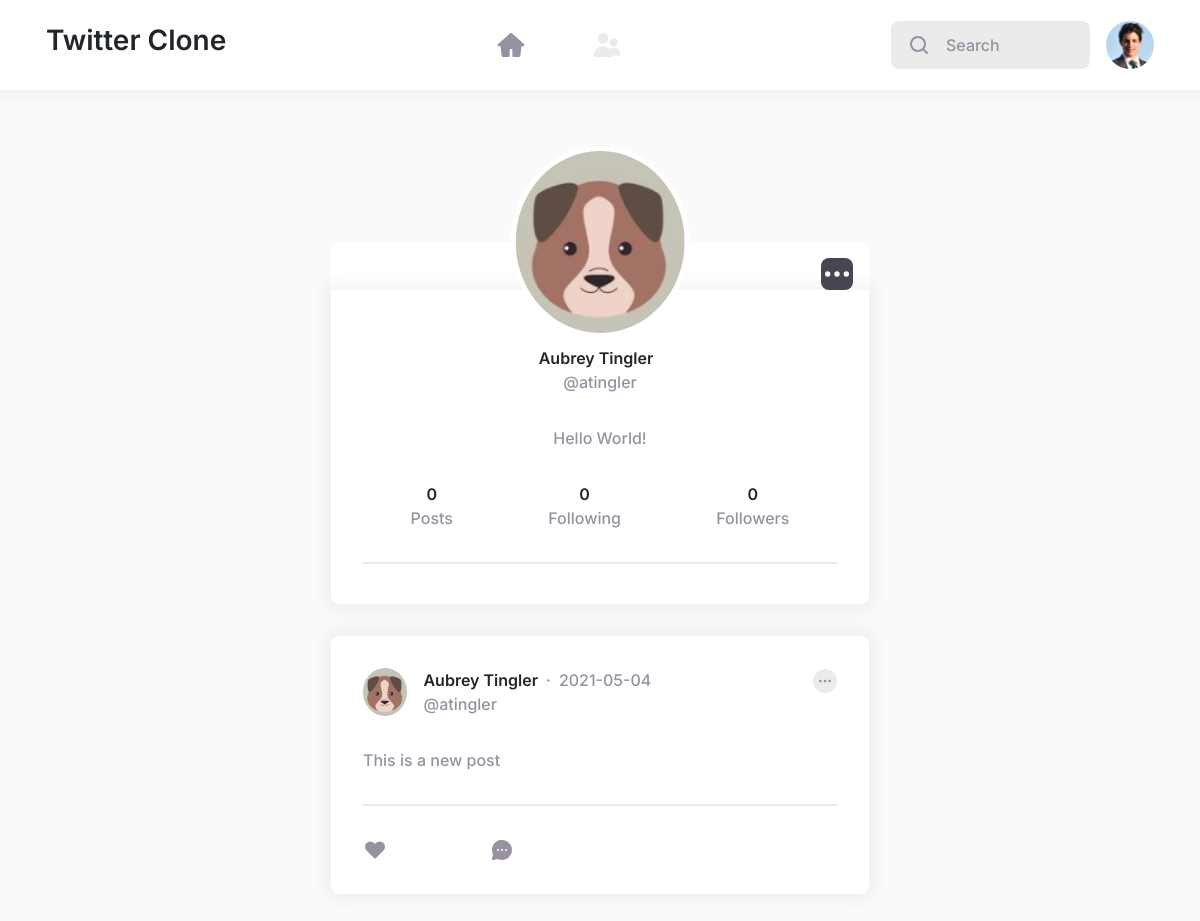
Screenshot of /user/atingler (signed in) with the database file from the repository.
### components/models.py (models this page shows, shortened)
class User(db.Model, UserMixin):
    __tablename__ = 'users'
    id = db.Column(db.Integer, primary_key = True)
    profile_image = db.Column(db.String(20), nullable=False, default='default_profile.png')
    email = db.Column(db.String(64), unique=True, index=True)
    name = db.Column(db.String(64))
    username = db.Column(db.String(64), unique=True, index=True)
    bio = db.Column(db.String(500))
    password_hash = db.Column(db.String(128))
    posts = db.relationship('Post', backref='user', lazy=True,  order_by="desc(Post.date)")

class Post(db.Model):
    id = db.Column(db.Integer, primary_key=True)
    user_id = db.Column(db.Integer, db.ForeignKey('users.id'), nullable=False)
    date = db.Column(db.DateTime, nullable=False, default=datetime.utcnow)
    text = db.Column(db.Text, nullable=False)
    image = db.Column(db.String(20), default=None)

### components/users/views.py (the view, shortened to what this page needs)
@users.route("/user/<username>",methods=['GET', 'POST'])
@login_required
def u(username):
    user = User.query.filter_by(username=username).first()
    if user is None:
        return render_template('error_pages/404.html'), 404
    else:
        account_form = UpdateUserForm()
        post_form = WritePost()
        profile_image = url_for('static', filename='profile_pics/' + current_user.profile_image)
        posts = user.posts
        return render_template('user.html', profile_image=profile_image, account_form=account_form,post_form=post_form, user=user, posts=posts )

### components/users/forms.py
class UpdateUserForm(FlaskForm):
    name = StringField('Name', validators=[DataRequired()])
    email = StringField('Email', validators=[DataRequired(),Email(message="Must be an email")])
    username = StringField('Username', validators=[DataRequired()])
    picture = FileField('Update Profile Picture', validators=[FileAllowed(['jpg', 'png','jpeg','bmp','bmp','gif','webp'],message="This file type is not allowed")])
    submit = SubmitField('Update')
    bio = TextAreaField('Bio')

### components/posts/forms.py
class WritePost(FlaskForm):
    text = TextAreaField('Text')
    picture = FileField('Add optional photo', validators=[FileAllowed(['jpg', 'png','jpeg','bmp','bmp','gif','webp'],message="This file type is not allowed")])
    submit = SubmitField('Post')

### components/models.py (called while the page is built)
@login_manager.user_loader
def load_user(user_id):
    return User.query.get(user_id)

### components/templates/user.html (shortened to what this page needs)
<!doctype html>
<html lang="en">
<head>
  <link rel="stylesheet" href="{{ url_for('static', filename='assets/grayshift.min.css'  )}}">
</head>
<body>
  <nav class="navbar-default sticky-top bg-card shadow">
    <div class="container d-flex align-items-center">
      <a class="link-headings d-none d-lg-inline pt-4" href="{{ url_for('core.index') }}">
        <h1 class="gi gi-fellowers mb-5 fs-4" width="111.66" height="40">Twitter Clone</h1>
      </a>
      <ul class="list-unstyled d-flex flex-grow-1 justify-content-between flex-lg-grow-0 mx-lg-auto">
        <li class="nav-item">
          <a class="nav-link py-3 px-lg-5 py-lg-4" href="{{ url_for('core.index') }}">
          </a>
        </li>
        <li class="nav-item">
          <a class="nav-link active py-3 px-lg-5 py-lg-4 text-light" href="{{ url_for('users.account') }}" aria-current="page">
          </a>
        </li>
      </ul>
      <form>
        <div class="input-group d-none d-lg-flex mr-3">
          <div class="input-group-item">
          </div>
          <input class="form-control disabled" style="max-width: 9rem;" type="search" placeholder="Search" aria-label="Search" >
        </div>
      </form>
      <div class="dropdown">
        <button class="btn p-0" data-toggle="dropdown" type="button" aria-expanded="false">
          <img class="gi d-none d-lg-inline-block rounded-circle" height="48" src="{{ url_for('static', filename='profile_pics/' + current_user.profile_image) }}">
        </button>
      </div>
    </div>
  </nav>
<br><br><br>
  <div class="py-6">
    <div class="container">
      <div class="row justify-content-center">
        <div class="col-lg-12 col-xl-6">
          <div class="card p-0 mb-5 text-center shadow-none">
            <div class="position-relative">
              <img class="gi position-absolute top-100 left-50 rounded-circle translate-middle" style="border: 5px solid var(--card-bg);" height="192" src="{{ url_for('static', filename='profile_pics/' + user.profile_image) }}">
  <div class="position-absolute top-0 right-0 d-inline-flex flex-shrink-0 align-items-center justify-content-center p-0 mt-2 mr-2">
              <div class="dropdown  m-2">
                <button class="btn btn-dark d-inline-flex flex-shrink-0 align-items-center justify-content-center p-0 " data-toggle="dropdown" style="width: 2rem; height: 2rem;" type="button" aria-expanded="false">
                  <svg class="gi gi-more-horizontal" width="2em" height="2em" viewBox="0 0 24 24" fill="currentColor" xmlns="http://www.w3.org/2000/svg">
                    <path d="M5 14a2 2 0 1 0 0-4 2 2 0 1 0 0 4zm7 0a2 2 0 1 0 0-4 2 2 0 1 0 0 4zm7 0a2 2 0 1 0 0-4 2 2 0 1 0 0 4z"/>
                  </svg>
                </button>
              </div>
            </div>
            </div>
            <br><br>
            <div class="p-5 pb-2 rounded-bottom shadow" style="padding-top: 3.5rem !important;">
              <div class="d-flex justify-content-center">
                <h4 class="text-truncate mr-2 fs-1 lh-relaxed">
                  <a class="link-headings" href="#">{{user.name}}</a>
                </h4>
              </div>
              <p class="text-truncate mb-5">@{{user.username}}</p>
              <p class=" mb-5">{{user.bio}} </p>
              <ul class="list-unstyled d-flex justify-content-around mb-5">
                <li class="d-none d-sm-block">
                  <a class="link-headings fw-semi-bold" href="#">0</a>
                  <p>Posts</p>
                </li>
                <li>
                  <a class="link-headings fw-semi-bold" data-toggle="modal" href="#auditoryModal" role="button">0</a>
                  <p>Following</p>
                </li>
                <li>
                  <a class="link-headings fw-semi-bold" data-toggle="modal" href="#auditoryModal" role="button">0</a>
                  <p>Followers</p>
                </li>
              </ul>
              <hr>
            </div>
          </div>
          {% for post in posts %}
          <div class="card mb-5 mb-lg-0">
            <div class="d-flex mb-5">
              <img class="gi mr-3 rounded-circle" height="48" src="{{ url_for('static', filename='profile_pics/' + user.profile_image) }}" >
              <div class="mr-auto overflow-hidden">
                <div class="d-flex">
                  <h4 class="text-truncate mr-2 fs-1 lh-relaxed">
                    <a class="link-headings" href="{{ url_for('users.u', username=post.user.username) }}">{{ post.user.name }}</a>
                  </h4>
                  <span class="mr-2">&middot;</span>
                  <p>{{post.date.strftime('%Y-%m-%d')}}</p>
                </div>
                <p class="text-truncate">@{{ post.user.username }}</p>
              </div>
              <div class="dropdown ml-5">
                <button class="btn btn-auto d-inline-flex flex-shrink-0 align-items-center justify-content-center p-0 rounded-circle" data-toggle="dropdown" style="width: 1.5rem; height: 1.5rem;" type="button" aria-expanded="false">
                  <svg class="gi gi-more-horizontal" width="1em" height="1em" viewBox="0 0 24 24" fill="currentColor" xmlns="http://www.w3.org/2000/svg">
                    <path d="M5 14a2 2 0 1 0 0-4 2 2 0 1 0 0 4zm7 0a2 2 0 1 0 0-4 2 2 0 1 0 0 4zm7 0a2 2 0 1 0 0-4 2 2 0 1 0 0 4z"/>
                  </svg>
                </button>
              </div>
            </div>
            <p class="mb-5">{{post.text}}</p>
            <hr role="presentation">
            <div class="row invisible-scrollbar flex-nowrap">
              <div class="col">
                <div class="d-flex">
                  <button class="btn link-body d-inline-flex p-0 mr-3" type="button">
                    <svg class="gi gi-heart fs-3" width="1em" height="1em" viewBox="0 0 24 24" fill="currentColor" xmlns="http://www.w3.org/2000/svg">
                      <path d="M3.555 5a5.31 5.31 0 0 1 7.506 0l.938.938.94-.938a5.31 5.31 0 0 1 7.506 0 5.31 5.31 0 0 1 0 7.506l-7.737 7.737a1 1 0 0 1-1.414 0l-7.737-7.737a5.31 5.31 0 0 1 0-7.506z"/>
                    </svg>
                  </button>
                </div>
              </div>
              <div class="col">
                <div class="d-flex">
                  <button class="btn link-body d-inline-flex p-0 mr-3" data-toggle="collapse" data-target="#collapseTwo" type="button" aria-expanded="false" aria-controls="collapseTwo">
                  </button>
                </div>
              </div>
            <div class="col"></div>
            <div class="col"></div>
            </div>
          </div>
  <br><br><br>
            {% endfor %}
        </div>
      </div>
    </div>
  </div>
</body>
</html>

### rows the page displays
User: profile_image (picture)
User: profile_image (placeholder picture), name "Aubrey Tingler", username "atingler", bio "Hello World!"
Post: profile_image (placeholder picture), user.name "Aubrey Tingler", date "2021-05-04", user.username "atingler", text "This is a new post"
